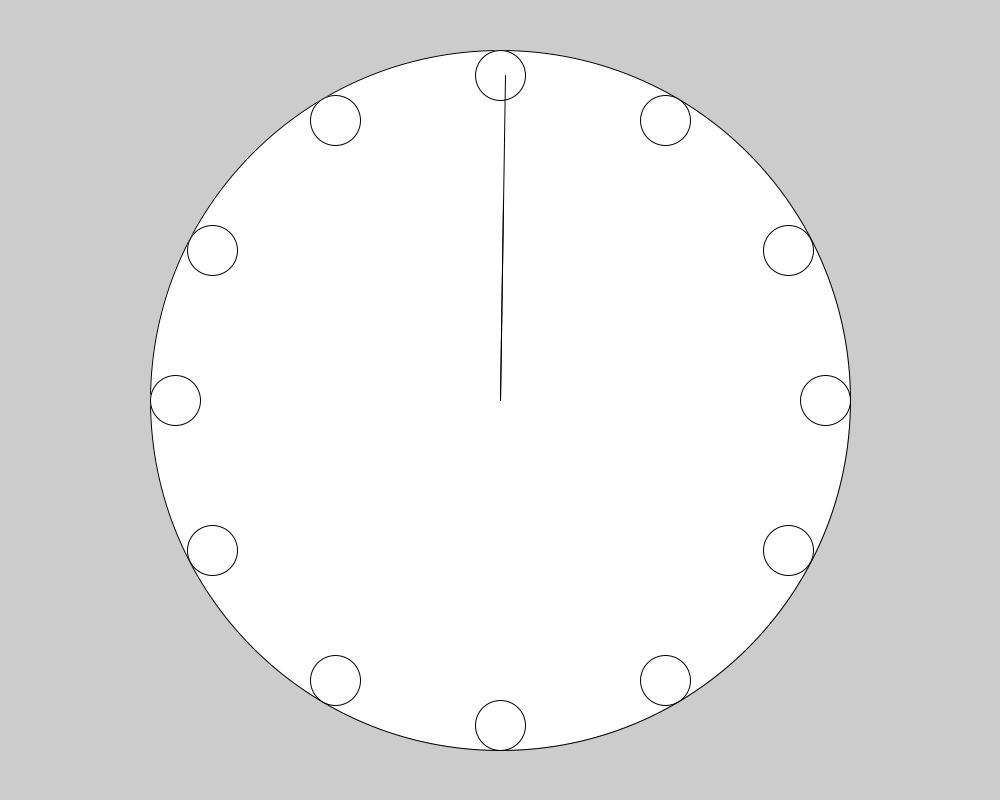
Frame 1 (no input)
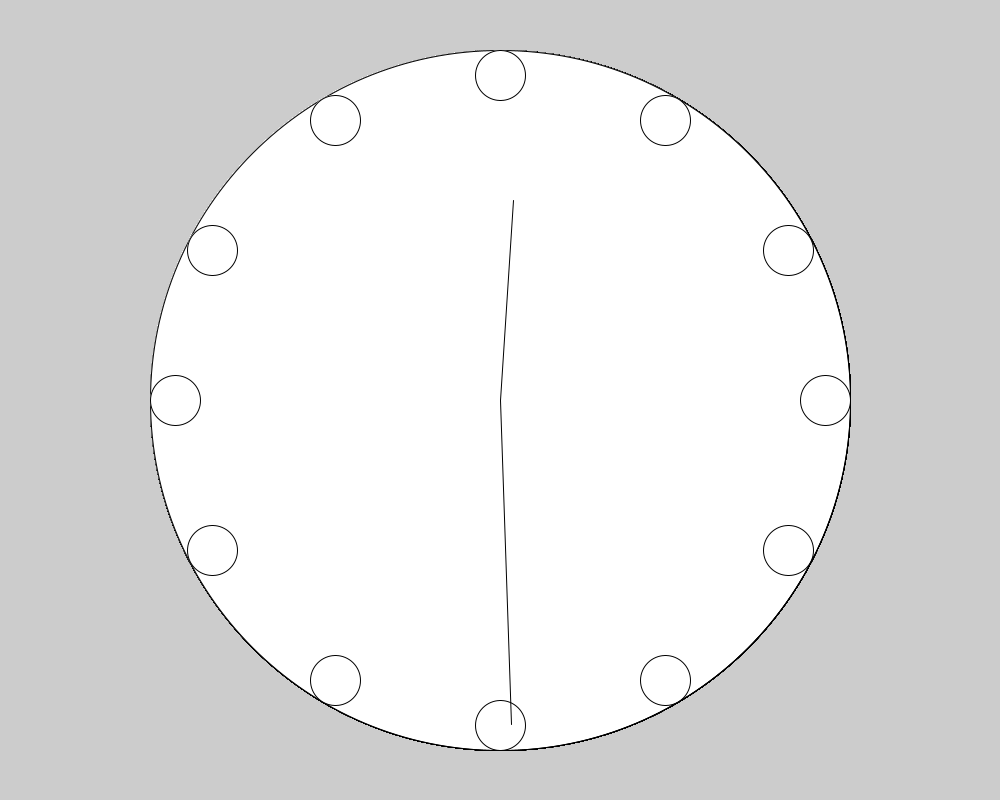
Frame 60 (the mouse pressed at the canvas centre just before this capture)
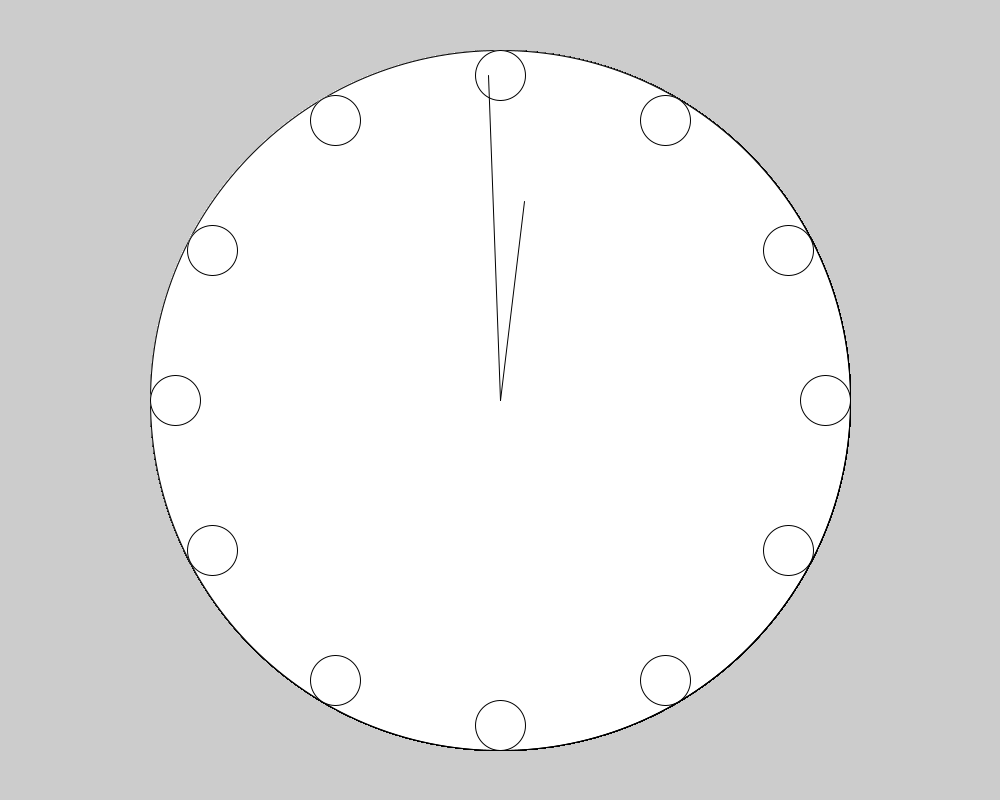
Frame 120 (the mouse held since frame 60 and released just before this capture)

The Processing sketch that drew these frames (run headless with seeded random() and noise(); from frame 60 on, the mouse is pressed at the canvas centre):

// Processing sketch: clock2
// ── clock2.pde
float angle = 1;
float angleB = 1;
//float angleC = 1;


void setup()
{
size(1000,800);
}

void draw()
{
translate(width/2, height/2);
circle(0,0,height-100);
fill(color(255,255,255,255));

Face();


pushMatrix();
rotate(radians(angle));
//translate(0,-325);
line (0,0,0, -325);
if (angle < 360);
{
angle = angle+3;
}
popMatrix();

pushMatrix();
rotate(radians(angleB));
//translate(0,-325);
line(0,0,0, -200);
if (angleB < 360);
{
angleB = angleB+.05;
}
popMatrix();

//pushMatrix();
//rotate(radians(angleC));
//translate(0,-325);
//line(0,0,0, -200);
//if (angleC < 360);
//{
//angleC = angleC+60;
//}
//popMatrix();



}

// ── face.pde
void Face()

{

  
pushMatrix();
translate(0,-325);
circle (0,0, 50);
popMatrix();

pushMatrix();
translate(0,+325);
circle (0,0, 50);
popMatrix();

pushMatrix();
translate(+325,0);
circle (0,0, 50);
popMatrix();

pushMatrix();
translate(-325,0);
circle (0,0, 50);
popMatrix();

pushMatrix();
translate(-288,150);
circle (0,0, 50);
popMatrix();

pushMatrix();
translate(288,150);
circle (0,0, 50);
popMatrix();

pushMatrix();
translate(288,-150);
circle (0,0, 50);
popMatrix();

pushMatrix();
translate(-288,-150);
circle (0,0, 50);
popMatrix();

pushMatrix();
translate(-165,-280);
circle (0,0, 50);
popMatrix();

pushMatrix();
translate(165,280);
circle (0,0, 50);
popMatrix();

pushMatrix();
translate(165,-280);
circle (0,0, 50);
popMatrix();

pushMatrix();
translate(-165,280);
circle (0,0, 50);
popMatrix();

}
